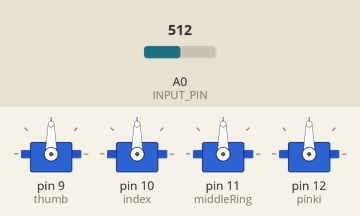
Recording of a sketch running on a simulated Arduino Uno, built with avr-gcc and run on an emulated ATmega328P. On the bench: 4 × servo. The inputs (shaded band) are chosen by the test bench; at power-on: A0 (INPUT_PIN) = 512. What the sketch prints to the serial monitor is not drawn.

Above: at 0.1 s.
At 1.2 s:
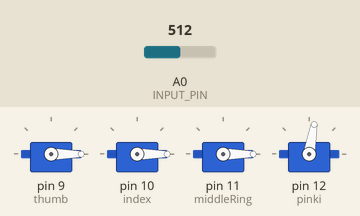
1.3 s: A0 (INPUT_PIN) set to 900
At 1.39 s:
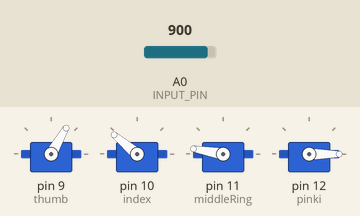
Timing chart, 0 to 4.3 s (numbered marks = the images above; inputs shaded):
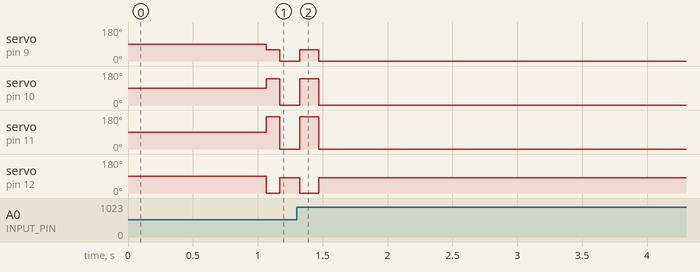

The sketch:

prostheticHand.ino
```cpp
// EMG Envelope + Motion Detection via Std Deviation
// Based on Muscle bioAmp patchy sensor by Upside Down Labs
#include<Servo.h>

#define SAMPLE_RATE 500
#define BAUD_RATE 115200
#define INPUT_PIN A0

// Envelope buffer for smoothing
#define ENVELOPE_BUFFER_SIZE 64
int envelope_buffer[ENVELOPE_BUFFER_SIZE];
int envelope_index = 0;
int envelope_sum = 0;

// Buffer for standard deviation check
#define STD_BUFFER_SIZE 30
float std_buffer[STD_BUFFER_SIZE];
int std_index = 0;
bool std_buffer_filled = false;

// Threshold to detect motion (tune this value)
#define STD_THRESHOLD 5.0

#define thumb 9
#define index 10
#define middleRing 11
#define pinki 12

Servo Sthumb;
Servo Sindex;
Servo SmiddleRing;
Servo Spinki;

void setup() {
  Serial.begin(BAUD_RATE);

  Sthumb.attach(thumb);
  Sindex.attach(index);
  SmiddleRing.attach(middleRing);
  Spinki.attach(pinki);

}

void loop() {
  static unsigned long past = 0;
  unsigned long present = micros();
  unsigned long interval = present - past;
  past = present;

  static long timer = 0;
  timer -= interval;

  if (timer < 0) {
    timer += 1000000 / SAMPLE_RATE;

    // Read and filter EMG signal
    int raw_signal = analogRead(INPUT_PIN);
    int filtered_signal = EMGFilter(raw_signal);
    int abs_filtered = abs(filtered_signal);
    int envelope = getEnvelope(abs_filtered);

    // Print for Serial Plotter
    Serial.print(filtered_signal);
    Serial.print(",");
    Serial.println(envelope);

    // Update std deviation buffer
    std_buffer[std_index] = envelope;
    std_index = (std_index + 1) % STD_BUFFER_SIZE;
    if (std_index == 0) std_buffer_filled = true;

    // Calculate std deviation if buffer filled
    if (std_buffer_filled) {
      float mean = 0;
      for (int i = 0; i < STD_BUFFER_SIZE; i++) {
        mean += std_buffer[i];
      }
      mean /= STD_BUFFER_SIZE;

      float variance = 0;
      for (int i = 0; i < STD_BUFFER_SIZE; i++) {
        variance += pow(std_buffer[i] - mean, 2);
      }
      variance /= STD_BUFFER_SIZE;

      float stdDev = sqrt(variance);
      Serial.print("StdDev:");
      Serial.println(stdDev);

      if(envelope > 10){

        Sthumb.write(60);
        Sindex.write(140);
        SmiddleRing.write(170);
        Spinki.write(0);

      }else{

        Sthumb.write(0);
        Sindex.write(0);
        SmiddleRing.write(0);
        Spinki.write(80);
      }
    }
  }
}

// Envelope detection using moving average
int getEnvelope(int abs_emg) {
  envelope_sum -= envelope_buffer[envelope_index];
  envelope_sum += abs_emg;
  envelope_buffer[envelope_index] = abs_emg;
  envelope_index = (envelope_index + 1) % ENVELOPE_BUFFER_SIZE;
  return (envelope_sum / ENVELOPE_BUFFER_SIZE) * 2;
}

// BioAmp EXG Band-Pass Filter (Butterworth IIR)
float EMGFilter(float input) {
  float output = input;
  {
    static float z1, z2;
    float x = output - 0.05159732 * z1 - 0.36347401 * z2;
    output = 0.01856301 * x + 0.03712602 * z1 + 0.01856301 * z2;
    z2 = z1;
    z1 = x;
  }
  {
    static float z1, z2;
    float x = output - -0.53945795 * z1 - 0.39764934 * z2;
    output = 1.00000000 * x + -2.00000000 * z1 + 1.00000000 * z2;
    z2 = z1;
    z1 = x;
  }
  {
    static float z1, z2;
    float x = output - 0.47319594 * z1 - 0.70744137 * z2;
    output = 1.00000000 * x + 2.00000000 * z1 + 1.00000000 * z2;
    z2 = z1;
    z1 = x;
  }
  {
    static float z1, z2;
    float x = output - -1.00211112 * z1 - 0.74520226 * z2;
    output = 1.00000000 * x + -2.00000000 * z1 + 1.00000000 * z2;
    z2 = z1;
    z1 = x;
  }
  return output;
}
```

Measured:
- after the input at 1.3 s, servo on pin 9 (thumb): 0° → 60° at once, → 0° 0.15 s later; servo on pin 10 (index): 0° → 140° at once, → 0° 0.15 s later; servo on pin 11 (middleRing): 0° → 170° at once, → 0° 0.15 s later; servo on pin 12 (pinki): 80° → 0° at once, → 80° 0.15 s later
